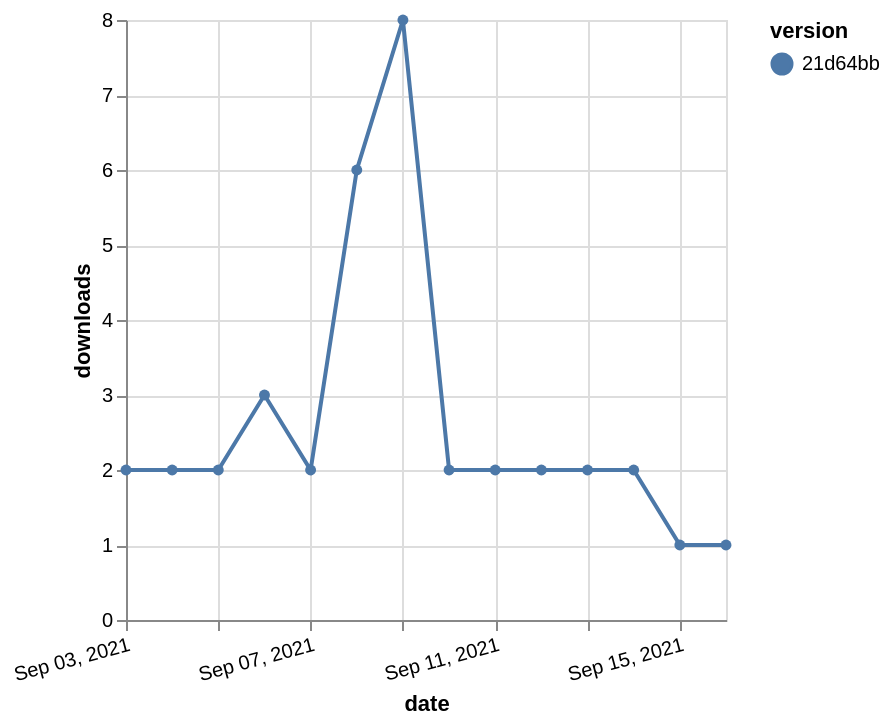

Source (Vega-Lite JSON):
### Vega-Lite specification from a JSON file in a GitHub repository (floating-point values rounded to 4 significant figures)
{"$schema": "https://vega.github.io/schema/vega-lite/v5.json", "description": "A simple bar chart with embedded data.", "data": {"values": [{"date": "2021-09-03", "total": 3247, "delta": 2, "version": "21d64bb"}, {"date": "2021-09-04", "total": 3249, "delta": 2, "version": "21d64bb"}, {"date": "2021-09-05", "total": 3251, "delta": 2, "version": "21d64bb"}, {"date": "2021-09-06", "total": 3254, "delta": 3, "version": "21d64bb"}, {"date": "2021-09-07", "total": 3256, "delta": 2, "version": "21d64bb"}, {"date": "2021-09-08", "total": 3262, "delta": 6, "version": "21d64bb"}, {"date": "2021-09-09", "total": 3270, "delta": 8, "version": "21d64bb"}, {"date": "2021-09-10", "total": 3272, "delta": 2, "version": "21d64bb"}, {"date": "2021-09-11", "total": 3274, "delta": 2, "version": "21d64bb"}, {"date": "2021-09-12", "total": 3276, "delta": 2, "version": "21d64bb"}, {"date": "2021-09-13", "total": 3278, "delta": 2, "version": "21d64bb"}, {"date": "2021-09-14", "total": 3280, "delta": 2, "version": "21d64bb"}, {"date": "2021-09-15", "total": 3281, "delta": 1, "version": "21d64bb"}, {"date": "2021-09-16", "total": 3282, "delta": 1, "version": "21d64bb"}]}, "width": "container", "mark": {"type": "line", "point": {"filled": true}}, "encoding": {"x": {"field": "date", "type": "temporal", "timeUnit": "yearmonthdate", "title": "date", "axis": {"labelAngle": -15}}, "y": {"field": "delta", "type": "quantitative", "title": "downloads"}, "color": {"field": "version", "type": "nominal"}, "tooltip": {"field": "delta"}}}
